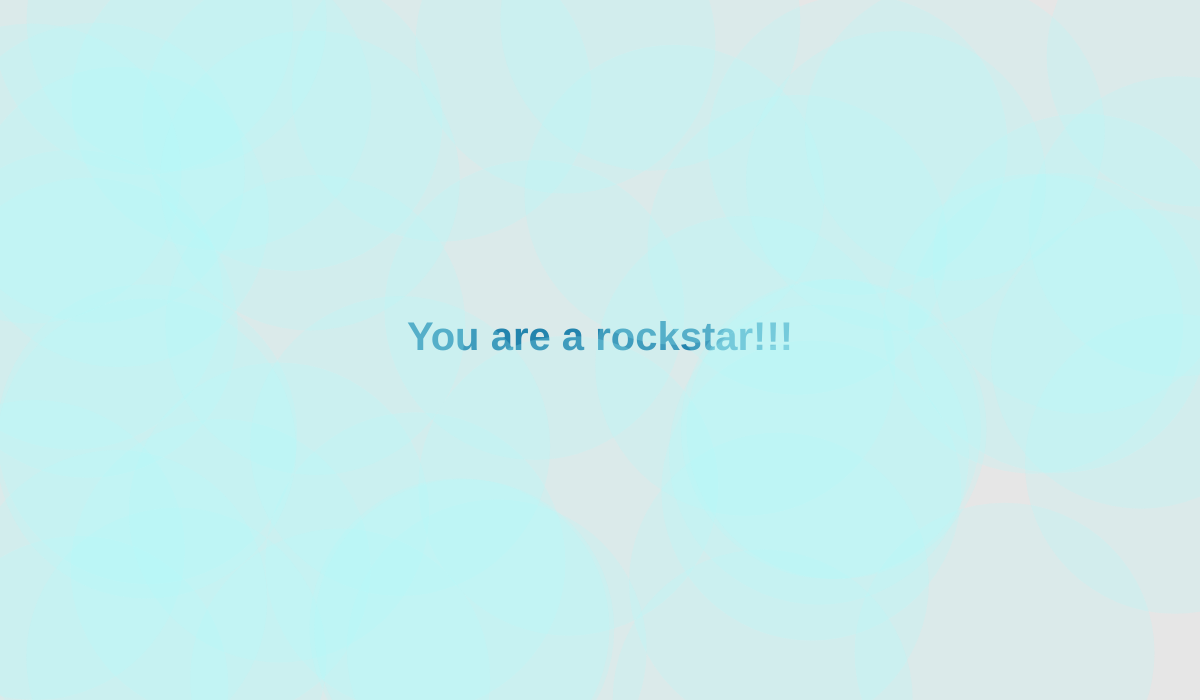
Frame 1 (no input)
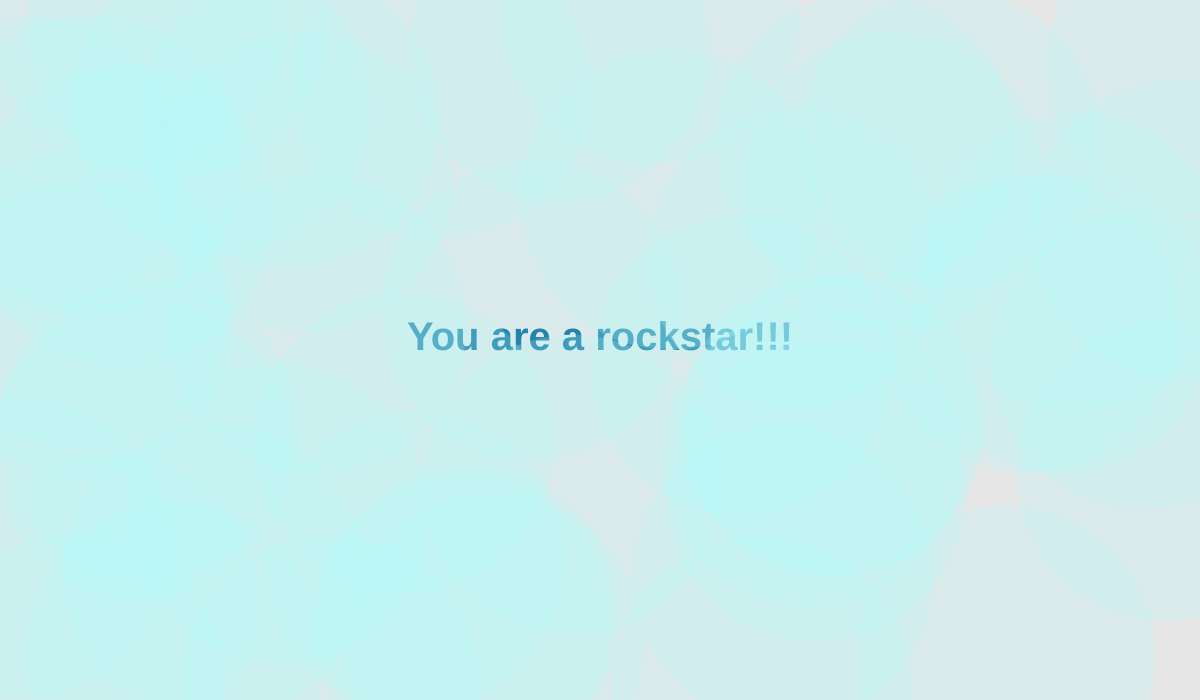
Frame 60 (no input)
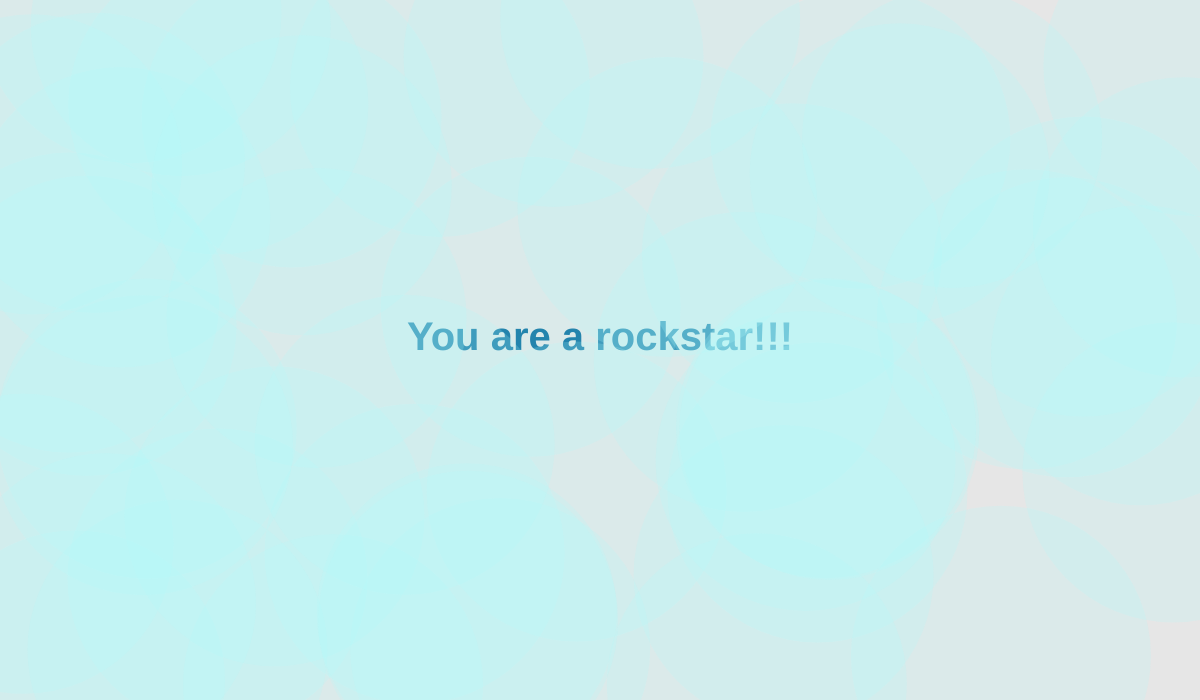
Frame 120 (the mouse pressed at the canvas centre since frame 60)

The p5.js sketch that drew these frames (run headless with seeded random() and noise() and a simulated clock; from frame 60 on, the mouse is pressed at the canvas centre):

// p5.js sketch
// ── sketch.js
// Created by Danielle Teska and Lulu Xiao
// Last edited Thursday, March 2, 2017
// This creates the bubble popping page. 

var bubbles = [];

function setup() {
  createCanvas(1200, 700);
  for (var i=0; i<50; i++) {
    bubbles.push(new Jitter());
  }
}

function draw() {
  background(230); // This makes the background gray like the others. 
  secretMessage(); // This calls the secret message function. 
  for (var i=0; i<bubbles.length; i++) {
    bubbles[i].move();
    bubbles[i].display();
  }
}

// This displays the secret message on the screen. Since the message will always in the middle of the
// page, I made the position half the width and height of the defined canvas. 
function secretMessage() {
  textSize(40);
  fill(0, 102, 153);
  textStyle(BOLD);
  textAlign(CENTER);
  text("You are a rockstar!!!", width/2, height/2);
}

function Jitter() {
  noStroke();
  this.x = random(width);
  this.y = random(height);
  this.diameter = random(300, 300);
  this.speed = 1;

  this.move = function() {
    this.x += random(-this.speed, this.speed);
    this.y += random(-this.speed, this.speed);
  };

  this.display = function() {
    fill (174, 249, 249, 0.2 * 255);
    ellipse(this.x, this.y, this.diameter, this.diameter);
  };
}
